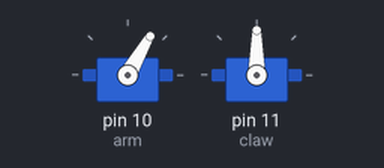
The sketch below on a simulated Arduino Uno, built with avr-gcc and run on an emulated ATmega328P. Shown: 2 × servo.

Above: at 0.05 s.
At 3.0 s:
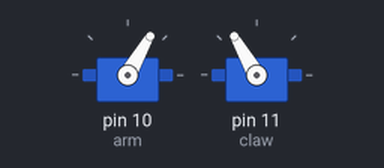
At 4.5 s:
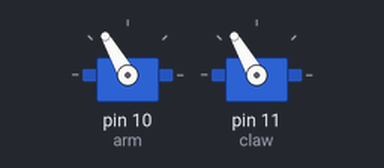
At 6.0 s:
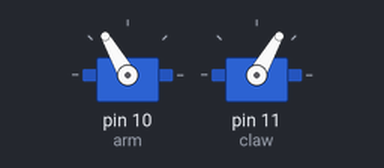
Timing chart, 0 to 7.8 s (numbered marks = the images above):
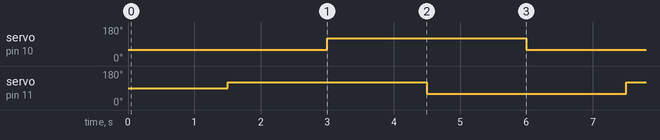

Measured:
- by itself, servo on pin 10 (arm), servo on pin 11 (claw): alternates 120° for 3.0 s and 60° for 3.0 s

The sketch:

Troubleshoot_1.ino
```cpp
#include <Servo.h>
Servo arm;
Servo claw;


void setup() {
  arm.attach(10);
  claw.attach(11);
}

void loop() {
  armUp();
  delay(1500);

  Open();
  delay(1500);

  armDown();
  delay(1500);

  Close();
  delay(1500);
}


void Stop() {
  arm.write(90);
  claw.write(90);
}


void armUp() {
  arm.write(60);
}

void armDown() {
  arm.write(120);
}

void Open() {
  claw.write(120);
}


void Close() {
  claw.write(60);
}
```
